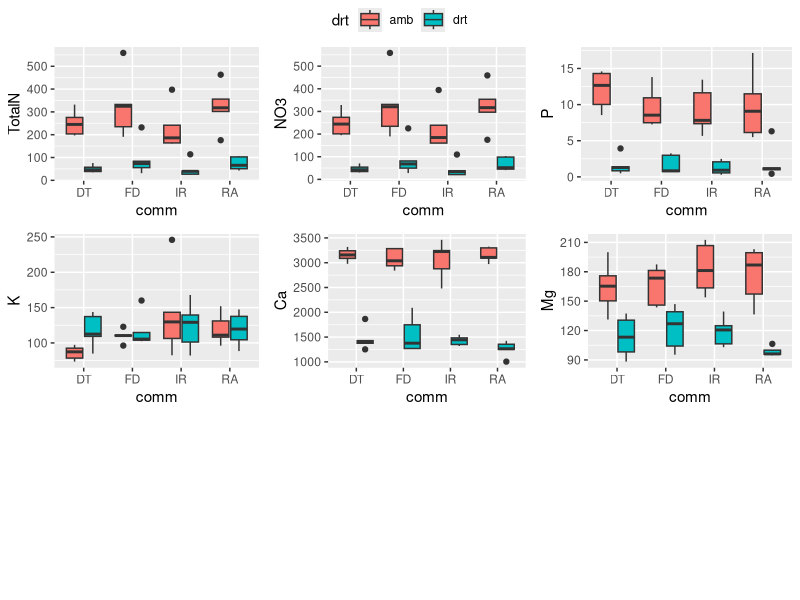
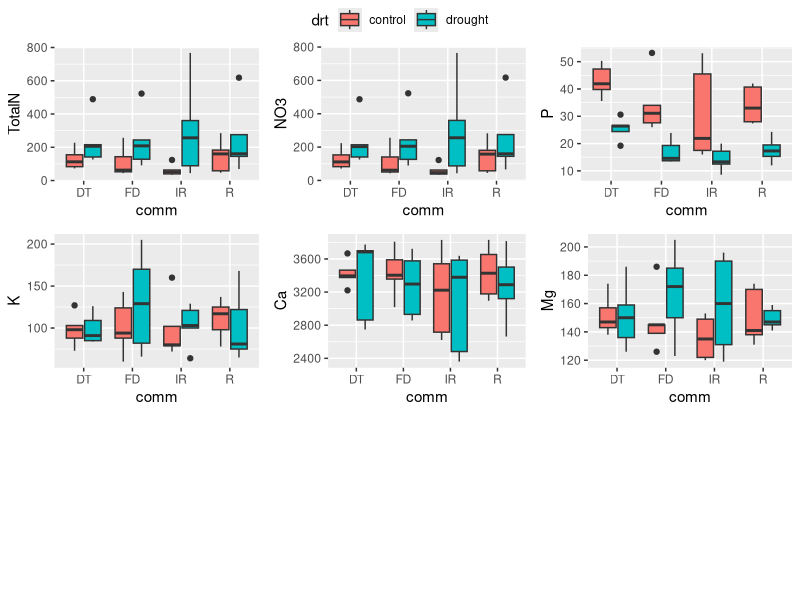

R code for these plots, in order:
#### Nutrient probes wrangling and analysis
#### Probes were buried and left for one growing season each (2021 and 2023)

#### 4/13/25: data cleaned, and basic prelim plots made
#### by seeding treatment and drought treatment

library(tidyverse)

# data
nut21 <- read.csv("data/nutrients2021.csv", header=TRUE) #2021
nut21$plot <- as.factor(nut21$plot)
nut21$comm <- as.factor(nut21$comm)
nut21$drt <- as.factor(nut21$drt)
nut23 <- read.csv("data/nutrients2023.csv", header=TRUE) #2023
nut23$plot <- as.factor(nut23$plot)
nut23$comm <- as.factor(nut23$comm)
nut23$drt <- as.factor(nut23$drt)


anova(lm(TotalN ~ drt*comm, data=nut21))
m1 <- ggplot(nut21, aes(y=TotalN, x=comm, fill=drt))+
  geom_boxplot()

anova(lm(NO3 ~ drt*comm, data=nut21))
m2 <- ggplot(nut21, aes(y=NO3, x=comm, fill=drt))+
  geom_boxplot()

anova(lm(P ~ drt*comm, data=nut21))
m3 <- ggplot(nut21, aes(y=P, x=comm, fill=drt))+
  geom_boxplot()

anova(lm(K ~ drt*comm, data=nut21))
m4 <- ggplot(nut21, aes(y=K, x=comm, fill=drt))+
  geom_boxplot()

anova(lm(Ca ~ drt*comm, data=nut21))
m5 <- ggplot(nut21, aes(y=Ca, x=comm, fill=drt))+
  geom_boxplot()

anova(lm(Mg ~ drt*comm, data=nut21))
m6 <- ggplot(nut21, aes(y=Mg, x=comm, fill=drt))+
  geom_boxplot()

#combine plot
library(ggpubr)
ggarrange(m1,m2,m3,m4,m5,m6, 
          nrows=2, common.legend = T)

#23
anova(lm(TotalN ~ drt*comm, data=nut23))
m7 <- ggplot(nut23, aes(y=TotalN, x=comm, fill=drt))+
  geom_boxplot()

anova(lm(NO3 ~ drt*comm, data=nut23))
m8 <- ggplot(nut23, aes(y=NO3, x=comm, fill=drt))+
  geom_boxplot()

anova(lm(P ~ drt*comm, data=nut23))
m9 <- ggplot(nut23, aes(y=P, x=comm, fill=drt))+
  geom_boxplot()

anova(lm(K ~ drt*comm, data=nut23))
m10 <- ggplot(nut23, aes(y=K, x=comm, fill=drt))+
  geom_boxplot()

anova(lm(Ca ~ drt*comm, data=nut23))
m11 <- ggplot(nut23, aes(y=Ca, x=comm, fill=drt))+
  geom_boxplot()

anova(lm(Mg ~ drt*comm, data=nut23))
m12 <- ggplot(nut23, aes(y=Mg, x=comm, fill=drt))+
  geom_boxplot()

#combine plot
ggarrange(m7,m8,m9,m10,m11,m12, 
          nrows=2, common.legend = T)
